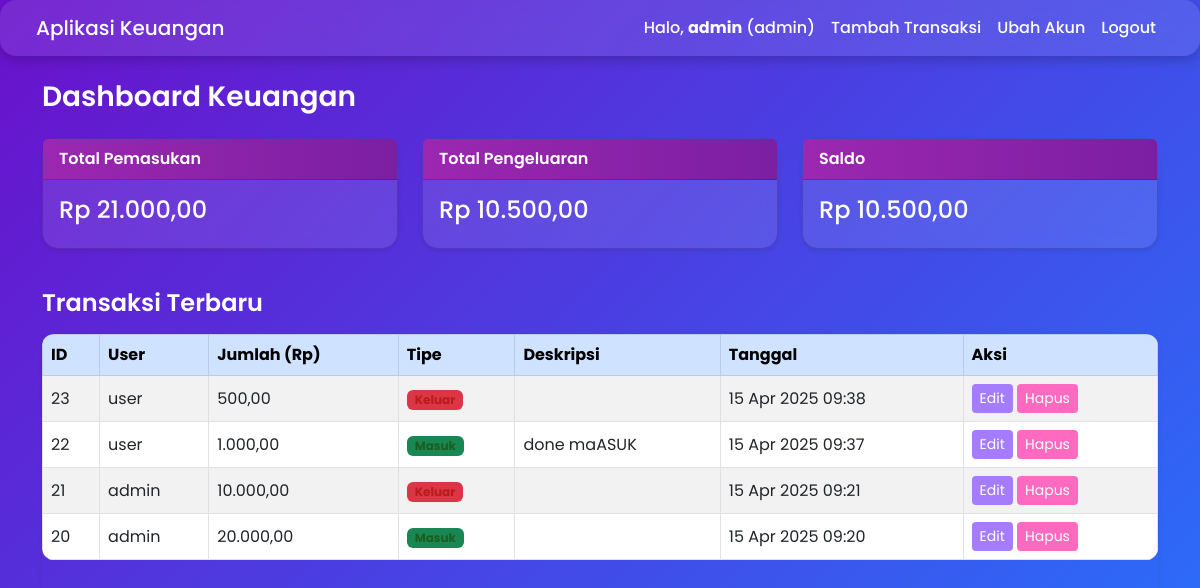
/index.php (signed in), run on the app's committed database.
### tables this page shows
CREATE TABLE `transactions` (
  `id` int(11) NOT NULL,
  `user_id` int(11) NOT NULL,
  `amount` decimal(12,2) NOT NULL,
  `transaction_type` enum('in','out') NOT NULL,
  `description` text DEFAULT NULL,
  `created_at` timestamp NOT NULL DEFAULT current_timestamp()
);

CREATE TABLE `users` (
  `id` int(11) NOT NULL,
  `username` varchar(50) NOT NULL,
  `password` varchar(255) NOT NULL,
  `role` enum('admin','user') NOT NULL DEFAULT 'user',
  `created_at` timestamp NOT NULL DEFAULT current_timestamp()
);

### index.php (the view, shortened to what this page needs)
<?php
include 'koneksi.php';
$user_id = $_SESSION['user_id'];
$username = $_SESSION['username'];
$role = $_SESSION['role'];
if ($role == 'admin') {
    $sql_pemasukan = "SELECT SUM(amount) AS total FROM transactions WHERE transaction_type = 'in'";
    $sql_pengeluaran = "SELECT SUM(amount) AS total FROM transactions WHERE transaction_type = 'out'";
    $sql_transaksi = "SELECT t.*, u.username FROM transactions t JOIN users u ON t.user_id = u.id ORDER BY t.created_at DESC LIMIT 10";
}
$result_pemasukan = $conn->query($sql_pemasukan);
$result_pengeluaran = $conn->query($sql_pengeluaran);
$result_transaksi = $conn->query($sql_transaksi);
$total_pemasukan = $result_pemasukan->fetch_assoc()['total'] ?? 0;
$total_pengeluaran = $result_pengeluaran->fetch_assoc()['total'] ?? 0;
$saldo = $total_pemasukan - $total_pengeluaran;
?>
<!DOCTYPE html>
<html lang="id">
<head>
    <link href="https://cdn.jsdelivr.net/npm/bootstrap@5.3.0/dist/css/bootstrap.min.css" rel="stylesheet" />
</head>
<body>
<nav class="navbar navbar-expand-lg navbar-dark mb-4 px-4">
    <div class="container-fluid">
        <a class="navbar-brand" href="#">Aplikasi Keuangan</a>
        <div class="collapse navbar-collapse justify-content-end" id="navbarNav">
            <ul class="navbar-nav align-items-center">
                <li class="nav-item">
                    <span class="nav-link disabled">Halo, <strong><?= htmlspecialchars($username) ?></strong> (<?= $role ?>)</span>
                </li>
                <li class="nav-item">
                    <a class="nav-link" href="tambah_transaksi.php">Tambah Transaksi</a>
                </li>
                <li class="nav-item">
                    <a class="nav-link" href="ubah_akun.php">Ubah Akun</a>
                </li>
                <li class="nav-item">
                    <a class="nav-link" href="logout.php" onclick="return confirm('Yakin ingin logout?')">Logout</a>
                </li>
            </ul>
        </div>
    </div>
</nav>
<div class="container">
    <h3 class="mb-4">Dashboard Keuangan</h3>
    <div class="row mb-4">
        <div class="col-md-4">
            <div class="card text-white mb-3 shadow-sm">
                <div class="card-header">Total Pemasukan</div>
                <div class="card-body">
                    <h5 class="card-title">Rp <?= number_format($total_pemasukan, 2, ',', '.') ?></h5>
                </div>
            </div>
        </div>
        <div class="col-md-4">
            <div class="card text-white mb-3 shadow-sm">
                <div class="card-header">Total Pengeluaran</div>
                <div class="card-body">
                    <h5 class="card-title">Rp <?= number_format($total_pengeluaran, 2, ',', '.') ?></h5>
                </div>
            </div>
        </div>
        <div class="col-md-4">
            <div class="card text-white mb-3 shadow-sm">
                <div class="card-header">Saldo</div>
                <div class="card-body">
                    <h5 class="card-title">Rp <?= number_format($saldo, 2, ',', '.') ?></h5>
                </div>
            </div>
        </div>
    </div>
    <h4 class="mb-3">Transaksi Terbaru</h4>
    <div class="table-responsive shadow-sm rounded">
        <table class="table table-bordered table-striped align-middle mb-5">
            <thead class="table-primary">
            <tr>
                <th>ID</th>
                <th>User</th>
                <th>Jumlah (Rp)</th>
                <th>Tipe</th>
                <th>Deskripsi</th>
                <th>Tanggal</th>
                <th>Aksi</th>
            </tr>
            </thead>
            <tbody>
            <?php if ($result_transaksi->num_rows > 0): ?>
                <?php while ($row = $result_transaksi->fetch_assoc()): ?>
                    <tr>
                        <td><?= $row['id'] ?></td>
                        <td><?= htmlspecialchars($row['username']) ?></td>
                        <td><?= number_format($row['amount'], 2, ',', '.') ?></td>
                        <td>
                            <?php if ($row['transaction_type'] == 'in'): ?>
                                <span class="badge bg-success">Masuk</span>
                            <?php else: ?>
                                <span class="badge bg-danger">Keluar</span>
                            <?php endif; ?>
                        </td>
                        <td><?= htmlspecialchars($row['description']) ?></td>
                        <td><?= date('d M Y H:i', strtotime($row['created_at'])) ?></td>
                        <td>
                            <?php if ($role == 'admin' || $row['user_id'] == $user_id): ?>
                                <a href="edit_transaksi.php?id=<?= $row['id'] ?>" class="btn btn-sm btn-warning">Edit</a>
                                <a href="hapus_transaksi.php?id=<?= $row['id'] ?>" class="btn btn-sm btn-danger" onclick="return confirm('Yakin ingin menghapus transaksi ini?')">Hapus</a>
                            <?php else: ?>
                                <span class="text-muted">-</span>
                            <?php endif; ?>
                        </td>
                    </tr>
                <?php endwhile; ?>
            <?php else: ?>
                <tr><td colspan="7" class="text-center">Belum ada transaksi.</td></tr>
            <?php endif; ?>
            </tbody>
        </table>
    </div>
</div>
</body>
</html>

### index.php (style rules this page uses)
body { background: linear-gradient(135deg, #6a11cb, #2575fc); min-height: 100vh; font-family: 'Poppins', sans-serif; color: #f0e6ff; padding-bottom: 60px; }
.navbar, .card { background-color: rgba(255, 255, 255, 0.1); border-radius: 1rem; box-shadow: 0 4px 12px rgba(0,0,0,0.2); backdrop-filter: blur(10px); }
.navbar-brand, .nav-link { color: #ffffff !important; font-weight: 500; }
h3, h4 { color: #ffffff; font-weight: 600; }
.card-header { background: linear-gradient(to right, #9c27b0, #7b1fa2); color: #fff; font-weight: 600; border-top-left-radius: 1rem; border-top-right-radius: 1rem; }
.card-title { font-size: 1.5rem; }
.table-primary { background-color: #7b4de1 !important; color: #fff; }
.table { background-color: rgba(255, 255, 255, 0.05); color: #f0e6ff; border-radius: 0.75rem; overflow: hidden; }
.table th, .table td { vertical-align: middle; }
.table-responsive { max-height: 400px; overflow-y: auto; border-radius: 0.75rem; }
.btn-warning { background-color: #a67cff; border: none; color: #fff; transition: all 0.3s ease; }
.btn-danger { background-color: #ff6ac1; border: none; color: #fff; transition: all 0.3s ease; }
.badge.bg-success { background-color: #b9f6ca; color: #1b5e20; }
.badge.bg-danger { background-color: #ffcdd2; color: #b71c1c; }
.shadow-sm { box-shadow: 0 4px 10px rgba(0, 0, 0, 0.15); }

### data on the page
transactions: id "23", user.username "user", amount "500,00", transaction_type "Keluar", created_at "15 Apr 2025 09:38"
transactions: id "22", user.username "user", amount "1.000,00", transaction_type "Masuk", description "done maASUK", created_at "15 Apr 2025 09:37"
transactions: id "21", user.username "admin", amount "10.000,00", transaction_type "Keluar", created_at "15 Apr 2025 09:21"
transactions: id "20", user.username "admin", amount "20.000,00", transaction_type "Masuk", created_at "15 Apr 2025 09:20"

### other printed values
$username "admin"
$role "admin"
$total_pemasukan "21.000,00"
$total_pengeluaran "10.500,00"
$saldo "10.500,00"
